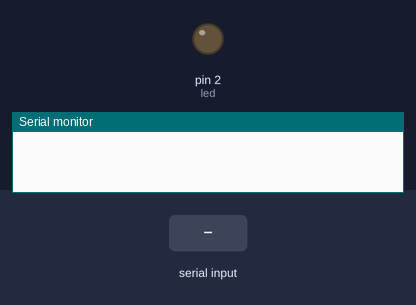
Bench run of a sketch on a simulated Arduino Uno, built with avr-gcc and run on an emulated ATmega328P. On the bench: output pins drawn as LEDs (lit = HIGH), the last lines printed to the serial monitor. The test bench sets the inputs (shaded band).

Above: at 1.2 s.
1.3 s: "ligar\n" received over Serial
At 1.7 s:
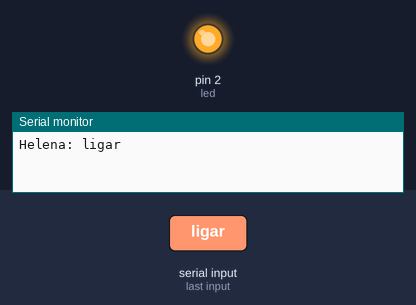
2.8 s: byte 10 ('\n') received over Serial
Timing chart, 0 to 5.8 s (numbered marks = the images above; inputs shaded):
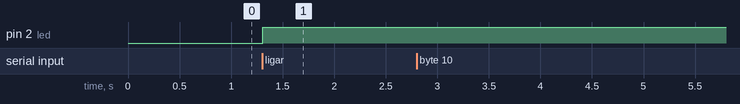

Measured:
- after the input at 1.3 s, pin 2 (led): LOW → HIGH at once

The sketch:

contrarioligar.ino
```cpp
String inputString = "";         // a String to hold incoming data
bool stringComplete = false;  // whether the string is complete
int led = 2;
void setup() {
  // initialize serial:
  Serial.begin(9600);
  // reserve 200 bytes for the inputString:
  inputString.reserve(200);

  pinMode(led, OUTPUT);
}
   void loop() {
  // print the string when a newline arrives:
  if (stringComplete) {
    Serial.print("Helena: ");
    Serial.print(inputString);
    // clear the string:
    if(inputString.startsWith("ligar")){ //19
     digitalWrite(led, !digitalRead(led));// toggle

    }
 //   else if (inputString.startsWith("desligar")){
//    digitalWrite(led, digitalRead(HIGH));}


    else
    Serial.print(F("Comando Invalido[ Digite(ligar) para ligar  led ou (desligar) para desligar led)]"));

    inputString = "";
    stringComplete = false;
  }
}

/*
  SerialEvent occurs whenever a new data comes in the hardware serial RX. This
  routine is run between each time loop() runs, so using delay inside loop can
  delay response. Multiple bytes of data may be available.
*/
void serialEvent() {
  while (Serial.available()) {
    // get the new byte:
    char inChar = (char)Serial.read();
    // add it to the inputString:
    inputString += inChar;
    // if the incoming character is a newline, set a flag so the main loop can
    // do something about it:
    if (inChar == '\n') {
      stringComplete = true;
    }
  }
}
```
